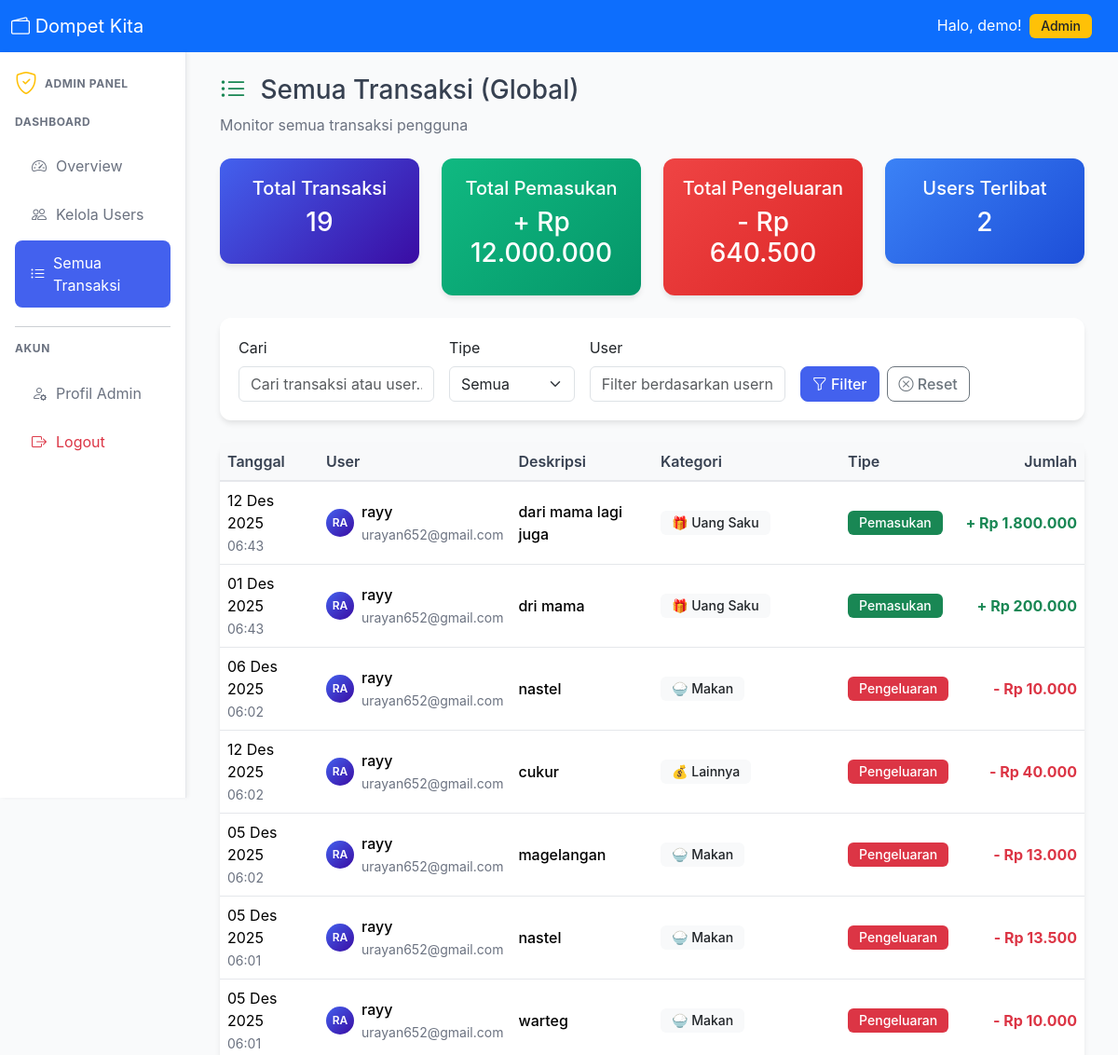
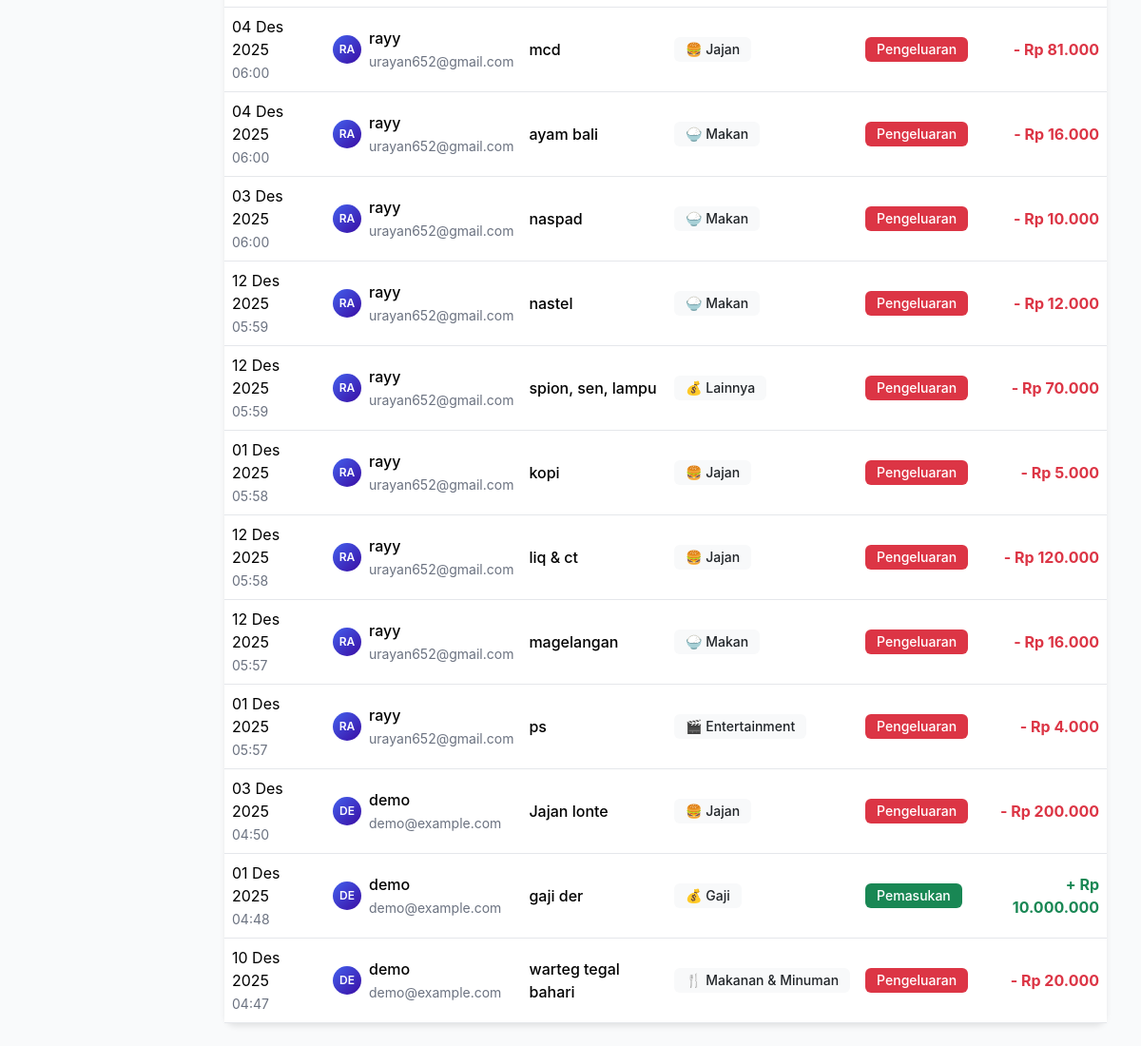
The page /admin/transactions.php (signed in) on the database as committed earlier (2 pictures, top to bottom).
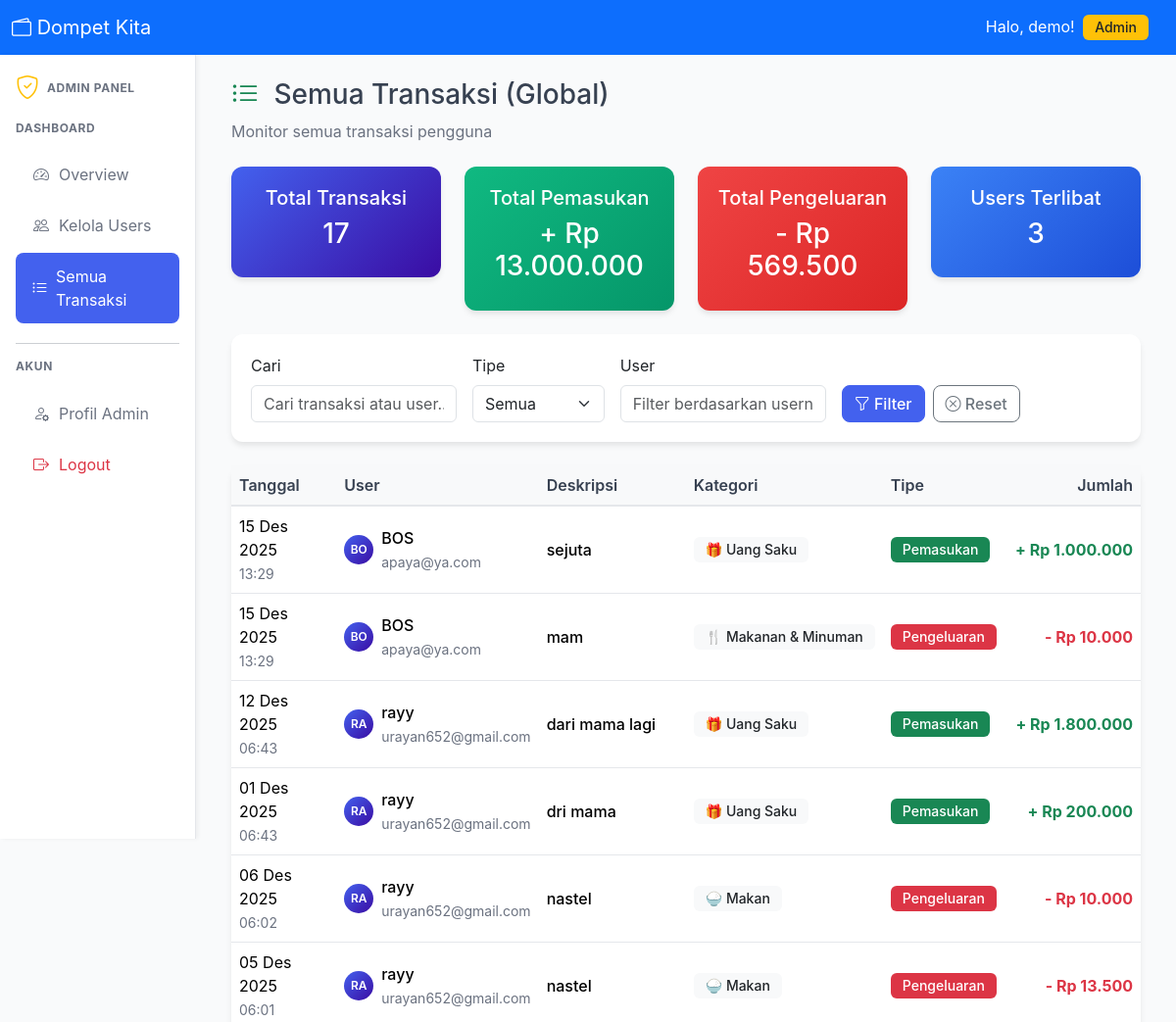
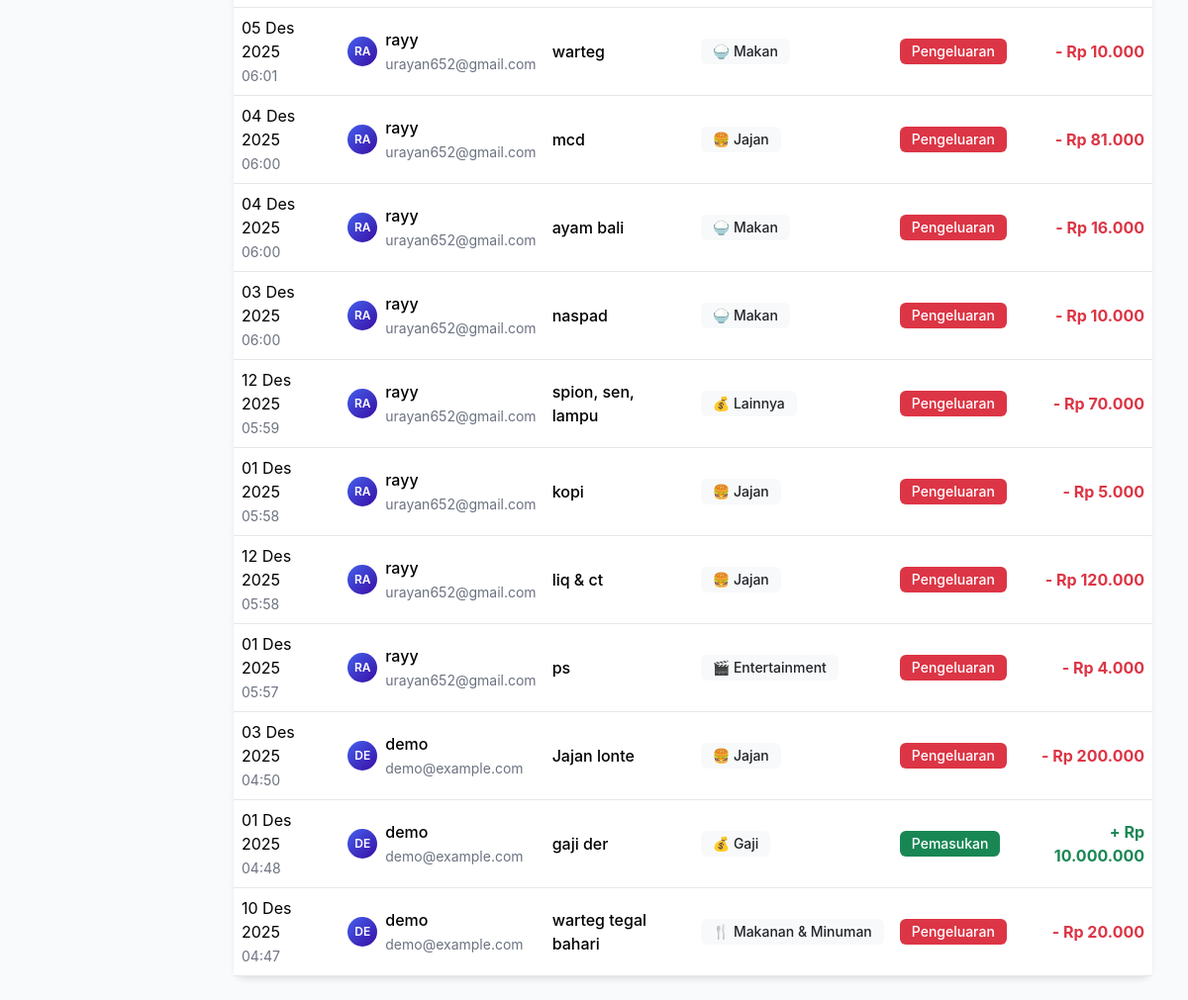
The same page on the database as committed later (2 pictures, top to bottom).
### tables this page shows
CREATE TABLE `transactions` (
  `id` int NOT NULL,
  `user_id` int NOT NULL,
  `category_id` int NOT NULL,
  `type` enum('income','expense') NOT NULL,
  `description` varchar(255) NOT NULL,
  `amount` decimal(15,2) NOT NULL,
  `date` date NOT NULL,
  `notes` text,
  `created_at` timestamp NULL DEFAULT CURRENT_TIMESTAMP,
  `updated_at` timestamp NULL DEFAULT CURRENT_TIMESTAMP ON UPDATE CURRENT_TIMESTAMP
);

CREATE TABLE `users` (
  `id` int NOT NULL,
  `username` varchar(50) NOT NULL,
  `name` varchar(100) NOT NULL,
  `email` varchar(100) NOT NULL,
  `password` varchar(255) NOT NULL,
  `role` enum('user','admin') DEFAULT 'user',
  `monthly_budget` decimal(15,2) DEFAULT '1500000.00',
  `created_at` timestamp NULL DEFAULT CURRENT_TIMESTAMP,
  `updated_at` timestamp NULL DEFAULT CURRENT_TIMESTAMP ON UPDATE CURRENT_TIMESTAMP
);

CREATE TABLE `categories` (
  `id` int NOT NULL,
  `user_id` int DEFAULT NULL,
  `name` varchar(100) NOT NULL,
  `icon` varchar(10) DEFAULT 0xF09F92B0,
  `color` varchar(7) DEFAULT '#6b7280',
  `type` enum('income','expense') NOT NULL,
  `is_default` tinyint(1) DEFAULT '0',
  `created_at` timestamp NULL DEFAULT CURRENT_TIMESTAMP
);

### config.php (called while the page is built, shortened)
<?php
function formatRupiah($angka) {
    return 'Rp ' . number_format((float)$angka, 0, ',', '.');
}
function formatTanggal($tanggal) {
    $bulan = [
        '01' => 'Jan', '02' => 'Feb', '03' => 'Mar', '04' => 'Apr',
        '05' => 'Mei', '06' => 'Jun', '07' => 'Jul', '08' => 'Ags',
        '09' => 'Sep', '10' => 'Okt', '11' => 'Nov', '12' => 'Des'
    ];
    $tgl = date('d', strtotime($tanggal));
    $bln = $bulan[date('m', strtotime($tanggal))];
    $thn = date('Y', strtotime($tanggal));
    return "$tgl $bln $thn";
}
?>

### admin/transactions.php (the view, shortened to what this page needs)
<?php
require_once '../config.php';
require_once '../crud/user-crud.php';
$page = (int)($_GET['page'] ?? 1);
$search = $_GET['search'] ?? '';
$user_filter = $_GET['user'] ?? '';
$db = getDB();
$where = "WHERE 1=1";
$params = [];
$types = "";
$per_page = 20;
$query = "
    SELECT t.*, c.name as category_name, c.icon as category_icon, c.color as category_color,
           u.username, u.email
    FROM transactions t
    JOIN categories c ON t.category_id = c.id
    JOIN users u ON t.user_id = u.id
    $where
    ORDER BY t.created_at DESC
    LIMIT ? OFFSET ?
";
$offset = ($page - 1) * $per_page;
$params[] = $per_page;
$params[] = $offset;
$types .= "ii";
$stmt = $db->prepare($query);
if (!empty($params)) {
    $stmt->bind_param($types, ...$params);
}
$stmt->execute();
$result = $stmt->get_result();
$transactions = [];
while ($row = $result->fetch_assoc()) {
    $transactions[] = $row;
}
$stats_query = "
    SELECT
        COUNT(*) as total_transactions,
        SUM(CASE WHEN type = 'income' THEN amount ELSE 0 END) as total_income,
        SUM(CASE WHEN type = 'expense' THEN amount ELSE 0 END) as total_expense,
        COUNT(DISTINCT user_id) as unique_users
    FROM transactions t
    JOIN users u ON t.user_id = u.id
    $where
";
if (!empty($params)) {
    $stats_params = array_slice($params, 0, -2);
    $stats_types = substr($types, 0, -2);
    if (!empty($stats_params)) {
        $stats_stmt = $db->prepare($stats_query);
        $stats_stmt->bind_param($stats_types, ...$stats_params);
        $stats_stmt->execute();
        $stats = $stats_stmt->get_result()->fetch_assoc();
    } else {
        $stats = $db->query($stats_query)->fetch_assoc();
    }
} else {
    $stats = $db->query($stats_query)->fetch_assoc();
}
include '../includes/header.php';
include '../includes/admin-sidebar.php';
?>
<div class="d-flex justify-content-between align-items-center mb-4">
    <div>
        <h1 class="h3">
            <i class="bi bi-list-ul text-success me-2"></i>
            Semua Transaksi (Global)
        </h1>
        <p class="text-muted mb-0">Monitor semua transaksi pengguna</p>
    </div>
</div>
<div class="row mb-4">
    <div class="col-md-3">
        <div class="card stat-card bg-primary text-white">
            <div class="card-body text-center">
                <h5>Total Transaksi</h5>
                <h3><?php echo number_format($stats['total_transactions']); ?></h3>
            </div>
        </div>
    </div>
    <div class="col-md-3">
        <div class="card stat-card income-card">
            <div class="card-body text-center">
                <h5>Total Pemasukan</h5>
                <h3>+ <?php echo formatRupiah($stats['total_income']); ?></h3>
            </div>
        </div>
    </div>
    <div class="col-md-3">
        <div class="card stat-card expense-card">
            <div class="card-body text-center">
                <h5>Total Pengeluaran</h5>
                <h3>- <?php echo formatRupiah($stats['total_expense']); ?></h3>
            </div>
        </div>
    </div>
    <div class="col-md-3">
        <div class="card stat-card bg-info text-white">
            <div class="card-body text-center">
                <h5>Users Terlibat</h5>
                <h3><?php echo number_format($stats['unique_users']); ?></h3>
            </div>
        </div>
    </div>
</div>
<div class="card mb-4">
    <div class="card-body">
        <form method="GET" class="row g-3">
            <div class="col-md-3">
                <label class="form-label">Cari</label>
                <input type="text" class="form-control" name="search"
                       value="<?php echo htmlspecialchars($search); ?>"
                       placeholder="Cari transaksi atau user...">
            </div>
            <div class="col-md-2">
                <label class="form-label">Tipe</label>
                <select class="form-select" name="type">
                    <option value="">Semua</option>
                </select>
            </div>
            <div class="col-md-3">
                <label class="form-label">User</label>
                <input type="text" class="form-control" name="user"
                       value="<?php echo htmlspecialchars($user_filter); ?>"
                       placeholder="Filter berdasarkan username...">
            </div>
            <div class="col-md-4 d-flex align-items-end gap-2">
                <button type="submit" class="btn btn-primary">
                    <i class="bi bi-funnel"></i> Filter
                </button>
                <a href="transactions.php" class="btn btn-outline-secondary">
                    <i class="bi bi-x-circle"></i> Reset
                </a>
            </div>
        </form>
    </div>
</div>
<div class="card">
    <div class="card-body p-0">
        <?php if (empty($transactions)): ?>
        <div class="text-center p-5">
            <i class="bi bi-cash-stack fs-1 text-muted"></i>
            <h5 class="mt-3">Tidak ada transaksi</h5>
            <p class="text-muted">Belum ada transaksi yang sesuai dengan filter Anda</p>
        </div>
        <?php else: ?>
        <div class="table-responsive">
            <table class="table table-hover mb-0">
                <thead class="table-light">
                    <tr>
                        <th>Tanggal</th>
                        <th>User</th>
                        <th>Deskripsi</th>
                        <th>Kategori</th>
                        <th>Tipe</th>
                        <th class="text-end">Jumlah</th>
                    </tr>
                </thead>
                <tbody>
                    <?php foreach ($transactions as $transaction): ?>
                    <tr>
                        <td>
                            <div><?php echo formatTanggal($transaction['date']); ?></div>
                            <small class="text-muted"><?php echo date('H:i', strtotime($transaction['created_at'])); ?></small>
                        </td>
                        <td>
                            <div class="d-flex align-items-center">
                                <div class="avatar-circle me-2" style="width: 30px; height: 30px; font-size: 0.75rem;">
                                    <?php echo strtoupper(substr($transaction['username'], 0, 2)); ?>
                                </div>
                                <div>
                                    <div class="fw-medium"><?php echo htmlspecialchars($transaction['username']); ?></div>
                                    <small class="text-muted"><?php echo htmlspecialchars($transaction['email']); ?></small>
                                </div>
                            </div>
                        </td>
                        <td>
                            <div class="fw-medium"><?php echo htmlspecialchars($transaction['description']); ?></div>
                        </td>
                        <td>
                            <span class="badge bg-light text-dark">
                                <?php echo $transaction['category_icon']; ?>
                                <?php echo htmlspecialchars($transaction['category_name']); ?>
                            </span>
                        </td>
                        <td>
                            <span class="badge <?php echo $transaction['type'] === 'income' ? 'bg-success' : 'bg-danger'; ?>">
                                <?php echo $transaction['type'] === 'income' ? 'Pemasukan' : 'Pengeluaran'; ?>
                            </span>
                        </td>
                        <td class="text-end">
                            <span class="fw-bold <?php echo $transaction['type'] === 'income' ? 'text-success' : 'text-danger'; ?>">
                                <?php echo $transaction['type'] === 'income' ? '+' : '-'; ?>
                                <?php echo formatRupiah($transaction['amount']); ?>
                            </span>
                        </td>
                    </tr>
                    <?php endforeach; ?>
                </tbody>
            </table>
        </div>
        <?php endif; ?>
    </div>
</div>
<?php
include '../includes/footer.php';
?>

### includes/header.php (shortened to what this page needs)
<?php
$username = $_SESSION['username'] ?? 'User';
?>
<!DOCTYPE html>
<html lang="id">
<head>
    <link href="../assets/css/bootstrap.min.css" rel="stylesheet">
    <link rel="stylesheet" href="../assets/css/bootstrap-icons.css">
    <link rel="stylesheet" href="../assets/css/style.css">
</head>
<body>
    <nav class="navbar navbar-expand-lg navbar-dark bg-primary">
        <div class="container-fluid">
            <a class="navbar-brand" href="../index.php">
                <i class="bi bi-wallet2"></i> Dompet Kita
            </a>
            <div class="d-flex align-items-center">
                <span class="text-white me-3 d-none d-md-inline">
                    Halo, <?php echo htmlspecialchars($username); ?>!
                    <?php if (isset($_SESSION['role']) && $_SESSION['role'] === 'admin'): ?>
                        <span class="badge bg-warning text-dark ms-1">Admin</span>
                    <?php endif; ?>
                </span>
            </div>
        </div>
    </nav>

### includes/admin-sidebar.php
<?php
$current_page = basename($_SERVER['PHP_SELF'], '.php');
?>
<div class="container-fluid">
    <div class="row">
        <div class="col-md-3 col-lg-2 px-0">
            <div class="sidebar bg-light vh-100 position-sticky top-0" id="sidebar">
                <div class="p-3">
                    <div class="d-flex align-items-center mb-3">
                        <i class="bi bi-shield-check text-warning me-2 fs-4"></i>
                        <h6 class="text-muted text-uppercase fw-bold mb-0">Admin Panel</h6>
                    </div>
                    <h6 class="text-muted text-uppercase fw-bold mb-3">Dashboard</h6>
                    <ul class="nav flex-column">
                        <li class="nav-item">
                            <a class="nav-link <?php echo $current_page === 'dashboard' ? 'active' : ''; ?> d-flex align-items-center" href="dashboard.php">
                                <i class="bi bi-speedometer2 me-2"></i>
                                Overview
                            </a>
                        </li>
                        <li class="nav-item">
                            <a class="nav-link <?php echo $current_page === 'users' ? 'active' : ''; ?> d-flex align-items-center" href="users.php">
                                <i class="bi bi-people me-2"></i>
                                Kelola Users
                            </a>
                        </li>
                        <li class="nav-item">
                            <a class="nav-link <?php echo $current_page === 'transactions' ? 'active' : ''; ?> d-flex align-items-center" href="transactions.php">
                                <i class="bi bi-list-ul me-2"></i>
                                Semua Transaksi
                            </a>
                        </li>
                    </ul>
                    <hr class="my-3">
                    <h6 class="text-muted text-uppercase fw-bold mb-3">Akun</h6>
                    <ul class="nav flex-column">
                        <li class="nav-item">
                            <a class="nav-link d-flex align-items-center" href="profile.php">
                                <i class="bi bi-person-gear me-2"></i>
                                Profil Admin
                            </a>
                        </li>
                        <li class="nav-item">
                            <a class="nav-link text-danger d-flex align-items-center" href="../auth/logout.php">
                                <i class="bi bi-box-arrow-right me-2"></i>
                                Logout
                            </a>
                        </li>
                    </ul>
                </div>
            </div>
        </div>
        <div class="col-md-9 col-lg-10">
            <div class="p-4">

### includes/footer.php (shortened to what this page needs)
            </div>
        </div>
    </div>
</div>
</body>
</html>

### assets/css/style.css (style rules this page uses)
:root { --primary: #4361ee; --secondary: #3a0ca3; --success: #10b981; --danger: #ef4444; --warning: #f59e0b; --info: #3b82f6; --light: #f8f9fa; --dark: #1f2937; --gray: #6b7280; }
body { background-color: #f9fafb; font-family: 'Inter', -apple-system, BlinkMacSystemFont, 'Segoe UI', Roboto, sans-serif; color: #374151; }
.stat-card { border-radius: 12px; border: none; box-shadow: 0 4px 6px -1px rgba(0, 0, 0, 0.1); transition: transform 0.2s; overflow: hidden; }
.income-card { background: linear-gradient(135deg, var(--success), #059669); color: white; }
.expense-card { background: linear-gradient(135deg, var(--danger), #dc2626); color: white; }
.table th { background-color: #f8f9fa; border-bottom: 2px solid #e5e7eb; font-weight: 600; color: #4b5563; white-space: nowrap; }
.table td { vertical-align: middle; border-bottom: 1px solid #e5e7eb; }
.badge { font-size: 0.875rem; font-weight: 500; padding: 0.375rem 0.75rem; }
.btn { border-radius: 8px; font-weight: 500; transition: all 0.2s; }
.btn-primary { background-color: var(--primary); border-color: var(--primary); }
.card { border-radius: 12px; border: none; box-shadow: 0 4px 6px -1px rgba(0, 0, 0, 0.1); }
.card-body { padding: 1.25rem; }
.card { animation: fadeIn 0.3s ease-out; }
.text-muted { color: #6b7280 !important; }
.fw-medium { font-weight: 500 !important; }
.sidebar { border-right: 1px solid #e5e7eb; background-color: #ffffff !important; box-shadow: 2px 0 4px rgba(0, 0, 0, 0.05); }
.sidebar .nav-link { color: #6b7280; padding: 0.75rem 1rem; border-radius: 8px; margin-bottom: 0.25rem; transition: all 0.2s; text-decoration: none; }
.sidebar .nav-link.active { background-color: var(--primary); color: white; }
.sidebar .nav-link i { width: 20px; text-align: center; }
.sidebar h6 { font-size: 0.75rem; letter-spacing: 0.05em; }
.table th { font-weight: 600; color: #374151; border-bottom: 2px solid #e5e7eb; }
.table td { vertical-align: middle; }
.avatar-circle { width: 40px; height: 40px; border-radius: 50%; background: linear-gradient(135deg, var(--primary), var(--secondary)); color: white; display: flex; align-items: center; justify-content: center; font-weight: 600; font-size: 0.875rem; }
.stat-card.bg-primary { background: linear-gradient(135deg, #4361ee, #3a0ca3) !important; }
.stat-card.bg-info { background: linear-gradient(135deg, #3b82f6, #1d4ed8) !important; }
.badge.bg-danger { background-color: #dc3545 !important; }
.table th { font-weight: 600; color: #374151; background-color: #f8f9fa; }

Rows that differ between the two databases and show on the page:
removed transactions: date "12 Des 2025", created_at "06:02", user.username "RA", user.username "rayy", user.email "urayan652@gmail.com", description "cukur", category.icon "💰", category.name "Lainnya", type "Pengeluaran", amount "Rp 40.000"
removed transactions: date "05 Des 2025", created_at "06:02", user.username "RA", user.username "rayy", user.email "urayan652@gmail.com", description "magelangan", category.icon "🍚", category.name "Makan", type "Pengeluaran", amount "Rp 13.000"
removed transactions: date "12 Des 2025", created_at "05:59", user.username "RA", user.username "rayy", user.email "urayan652@gmail.com", description "nastel", category.icon "🍚", category.name "Makan", type "Pengeluaran", amount "Rp 12.000"
removed transactions: date "12 Des 2025", created_at "05:57", user.username "RA", user.username "rayy", user.email "urayan652@gmail.com", description "magelangan", category.icon "🍚", category.name "Makan", type "Pengeluaran", amount "Rp 16.000"
added transactions: date "15 Des 2025", created_at "13:29", user.username "BO", user.username "BOS", user.email "apaya@ya.com", description "sejuta", category.icon "🎁", category.name "Uang Saku", type "Pemasukan", amount "Rp 1.000.000"
added transactions: date "15 Des 2025", created_at "13:29", user.username "BO", user.username "BOS", user.email "apaya@ya.com", description "mam", category.icon "🍴", category.name "Makanan & Minuman", type "Pengeluaran", amount "Rp 10.000"
changed transactions "Rp 1.800.000": description "dari mama lagi juga" → "dari mama lagi"
Other text that changed with them:
$stats['total_transactions']: "19" → "17"
formatRupiah($stats['total_income']): "Rp 12.000.000" → "Rp 13.000.000"
formatRupiah($stats['total_expense']): "Rp 640.500" → "Rp 569.500"
$stats['unique_users']: "2" → "3"
